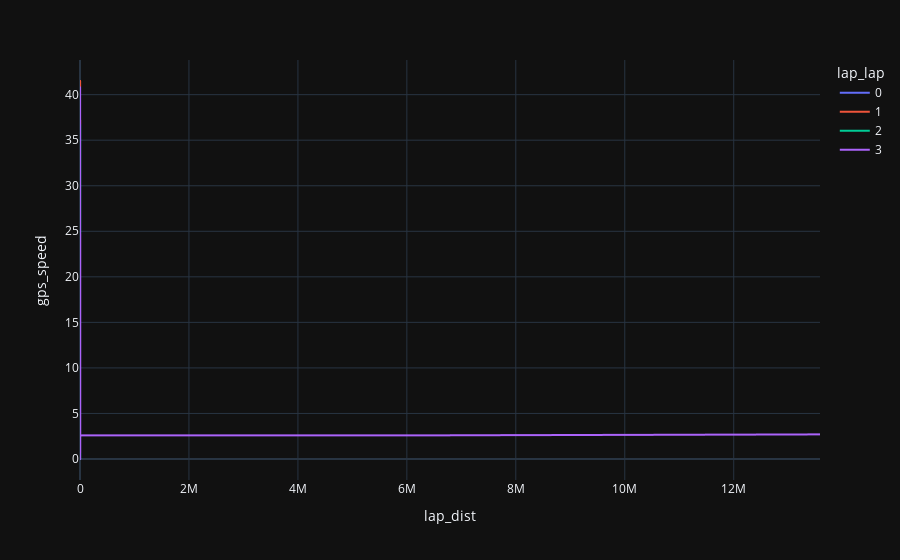

Notebook cell for this chart:
### Code cell
# Speed at diffrent points of the lap
df.plot(x='lap_dist', y='gps_speed', color='lap_lap')

### Figure 1 — Plotly figure (JSON) as saved in the notebook; plotly's stock layout.template omitted (floating-point values rounded to 4 significant figures; data arrays with more than 128 entries replaced by an {"elided": "..."} marker saying what was removed)
{"data": [{"hovertemplate": "lap_lap=0<br>lap_dist=%{x}<br>gps_speed=%{y}<extra></extra>", "legendgroup": "0", "line": {"color": "#636efa", "dash": "solid"}, "marker": {"symbol": "circle"}, "mode": "lines", "name": "0", "showlegend": true, "type": "scattergl", "x": {"elided": "6376 float values"}, "xaxis": "x", "y": {"elided": "6376 float values"}, "yaxis": "y"}, {"hovertemplate": "lap_lap=1<br>lap_dist=%{x}<br>gps_speed=%{y}<extra></extra>", "legendgroup": "1", "line": {"color": "#EF553B", "dash": "solid"}, "marker": {"symbol": "circle"}, "mode": "lines", "name": "1", "showlegend": true, "type": "scattergl", "x": {"elided": "5032 float values"}, "xaxis": "x", "y": {"elided": "5032 float values"}, "yaxis": "y"}, {"hovertemplate": "lap_lap=2<br>lap_dist=%{x}<br>gps_speed=%{y}<extra></extra>", "legendgroup": "2", "line": {"color": "#00cc96", "dash": "solid"}, "marker": {"symbol": "circle"}, "mode": "lines", "name": "2", "showlegend": true, "type": "scattergl", "x": {"elided": "5116 float values"}, "xaxis": "x", "y": {"elided": "5116 float values"}, "yaxis": "y"}, {"hovertemplate": "lap_lap=3<br>lap_dist=%{x}<br>gps_speed=%{y}<extra></extra>", "legendgroup": "3", "line": {"color": "#ab63fa", "dash": "solid"}, "marker": {"symbol": "circle"}, "mode": "lines", "name": "3", "showlegend": true, "type": "scattergl", "x": {"elided": "5834 float values"}, "xaxis": "x", "y": {"elided": "5834 float values"}, "yaxis": "y"}], "layout": {"legend": {"title": {"text": "lap_lap"}, "tracegroupgap": 0}, "margin": {"t": 60}, "xaxis": {"anchor": "y", "domain": [0, 1], "title": {"text": "lap_dist"}}, "yaxis": {"anchor": "x", "domain": [0, 1], "title": {"text": "gps_speed"}}}}
